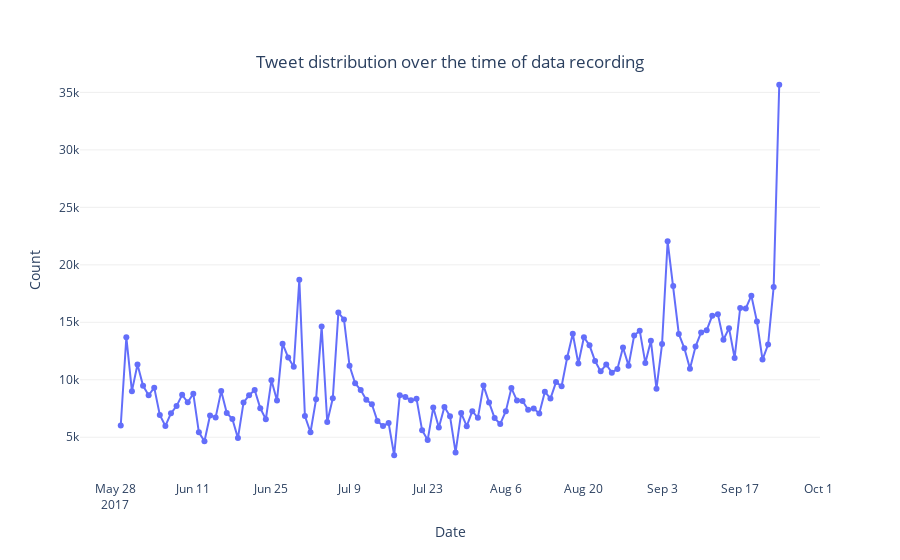

Notebook source saved alongside this figure:
### Code cell
fig = px.line(output[:-1], x='date', y='count', markers=True)

fig.update_layout(plot_bgcolor="white", 
                  title={
                    'text': "Tweet distribution over the time of data recording", 
                    'y':0.9,
                    'x':0.5,
                    'xanchor': 'center',
                    'yanchor': 'top'},
                  hovermode="x unified",
                  )

fig.update_yaxes(showgrid=True, gridwidth=1, gridcolor='#efefef', zeroline=True, title='Count')
fig.update_xaxes(title='Date')

fig.show()

### Figure 1 — Plotly figure (JSON) as saved in the notebook; plotly's stock layout.template omitted (floating-point values rounded to 4 significant figures)
{"data": [{"hovertemplate": "date=%{x}<br>count=%{y}<extra></extra>", "legendgroup": "", "line": {"color": "#636efa", "dash": "solid"}, "marker": {"symbol": "circle"}, "mode": "lines+markers", "name": "", "orientation": "v", "showlegend": false, "type": "scatter", "x": ["2017-05-29", "2017-05-30", "2017-05-31", "2017-06-01", "2017-06-02", "2017-06-03", "2017-06-04", "2017-06-05", "2017-06-06", "2017-06-07", "2017-06-08", "2017-06-09", "2017-06-10", "2017-06-11", "2017-06-12", "2017-06-13", "2017-06-14", "2017-06-15", "2017-06-16", "2017-06-17", "2017-06-18", "2017-06-19", "2017-06-20", "2017-06-21", "2017-06-22", "2017-06-23", "2017-06-24", "2017-06-25", "2017-06-26", "2017-06-27", "2017-06-28", "2017-06-29", "2017-06-30", "2017-07-01", "2017-07-02", "2017-07-03", "2017-07-04", "2017-07-05", "2017-07-06", "2017-07-07", "2017-07-08", "2017-07-09", "2017-07-10", "2017-07-11", "2017-07-12", "2017-07-13", "2017-07-14", "2017-07-15", "2017-07-16", "2017-07-17", "2017-07-18", "2017-07-19", "2017-07-20", "2017-07-21", "2017-07-22", "2017-07-23", "2017-07-24", "2017-07-25", "2017-07-26", "2017-07-27", "2017-07-28", "2017-07-29", "2017-07-30", "2017-07-31", "2017-08-01", "2017-08-02", "2017-08-03", "2017-08-04", "2017-08-05", "2017-08-06", "2017-08-07", "2017-08-08", "2017-08-09", "2017-08-10", "2017-08-11", "2017-08-12", "2017-08-13", "2017-08-14", "2017-08-15", "2017-08-16", "2017-08-17", "2017-08-18", "2017-08-19", "2017-08-20", "2017-08-21", "2017-08-22", "2017-08-23", "2017-08-24", "2017-08-25", "2017-08-26", "2017-08-27", "2017-08-28", "2017-08-29", "2017-08-30", "2017-08-31", "2017-09-01", "2017-09-02", "2017-09-03", "2017-09-04", "2017-09-05", "2017-09-06", "2017-09-07", "2017-09-08", "2017-09-09", "2017-09-10", "2017-09-11", "2017-09-12", "2017-09-13", "2017-09-14", "2017-09-15", "2017-09-16", "2017-09-17", "2017-09-18", "2017-09-19", "2017-09-20", "2017-09-21", "2017-09-22", "2017-09-23", "2017-09-24"], "xaxis": "x", "y": [6017, 13701, 9007, 11327, 9475, 8651, 9313, 6939, 5981, 7084, 7710, 8689, 8038, 8790, 5426, 4648, 6897, 6727, 9013, 7103, 6588, 4924, 8013, 8661, 9110, 7530, 6564, 9955, 8192, 13138, 11938, 11126, 18712, 6839, 5435, 8297, 14628, 6333, 8392, 15851, 15247, 11214, 9697, 9110, 8261, 7870, 6405, 5983, 6233, 3432, 8663, 8505, 8207, 8354, 5613, 4765, 7581, 5843, 7623, 6828, 3679, 7098, 5962, 7264, 6690, 9491, 8032, 6663, 6155, 7260, 9273, 8190, 8148, 7394, 7494, 7070, 8960, 8361, 9797, 9433, 11930, 14000, 11408, 13703, 12996, 11625, 10730, 11335, 10618, 10942, 12804, 11227, 13843, 14271, 11468, 13393, 9210, 13108, 22046, 18167, 13984, 12733, 10968, 12886, 14122, 14316, 15578, 15709, 13481, 14490, 11891, 16252, 16207, 17318, 15068, 11755, 13069, 18073, 35668], "yaxis": "y"}], "layout": {"autosize": true, "hovermode": "x unified", "legend": {"tracegroupgap": 0}, "margin": {"t": 60}, "plot_bgcolor": "white", "title": {"text": "Tweet distribution over the time of data recording", "x": 0.5, "xanchor": "center", "y": 0.9, "yanchor": "top"}, "xaxis": {"anchor": "y", "autorange": true, "domain": [0, 1], "range": ["2017-05-21 17:09:14.5859", "2017-10-01 06:50:45.4141"], "title": {"text": "Date"}, "type": "date"}, "yaxis": {"anchor": "x", "autorange": true, "domain": [0, 1], "gridcolor": "#efefef", "gridwidth": 1, "range": [936.0, 38160.0], "showgrid": true, "title": {"text": "Count"}, "type": "linear", "zeroline": true}}}
